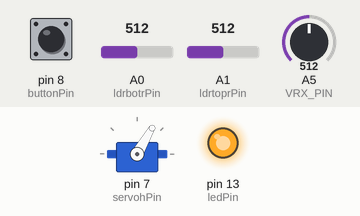
The sketch below on a simulated Arduino Uno, built with avr-gcc and run on an emulated ATmega328P. Shown: servo, output pins drawn as LEDs (lit = HIGH). The test bench sets the inputs (shaded band); at power-on: A1 (ldrtoprPin) = 512, A0 (ldrbotrPin) = 512, pin 8 (buttonPin) HIGH, A5 (VRX_PIN) = 512.

Above: at 1.7 s.
1.8 s: A1 (ldrtoprPin) set to 497
At 3.7 s:
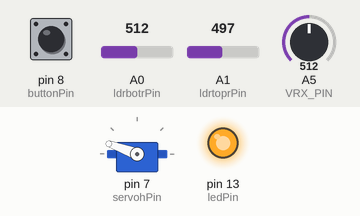
4.3 s: A0 (ldrbotrPin) set to 480
At 4.46 s:
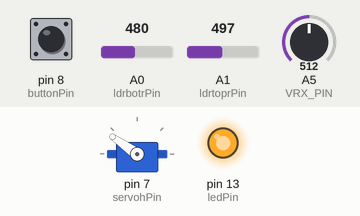
6.7 s: A0 (ldrbotrPin) set to 511
At 7.17 s:
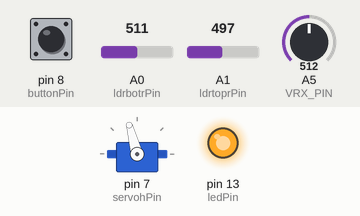
9.2 s: pin 8 (buttonPin) pulled LOW for 0.15 s
At 9.7 s:
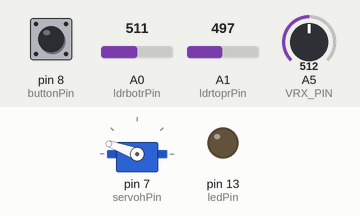
10.8 s: pin 8 (buttonPin) pulled LOW for 1 s
At 12.3 s:
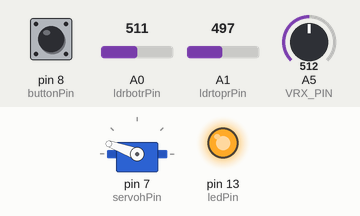
Timing chart, 0 to 13.8 s (numbered marks = the images above; inputs shaded):
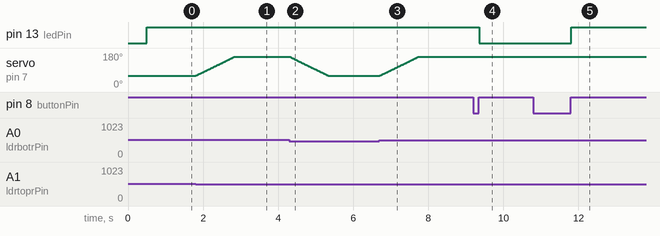

The sketch:

code.ino
```cpp
#include <Servo.h>

// DEFINE SERVO
Servo servohori;
const int servohPin = 7;
const int servohLimitHigh = 160;
const int servohLimitLow = 60;

// SET PINs
const int ldrtoprPin = A1;  // fotoresistenza destra
const int ldrbotrPin = A0;  // fotoresistenza sinistra
const int VRX_PIN = A5;     // joystick X axis
const int buttonPin = 8;
const int ledPin = 13;

// SET VARIABLES
int servoh = servohLimitLow;
int buttonState = 0;
int oldButtonState = 0;
int ledState = 0;

// SETUP
void setup() {
  pinMode(ledPin, OUTPUT);
  pinMode(buttonPin, INPUT_PULLUP);
  Serial.begin(9600);
  servohori.attach(servohPin);
  servohori.write(servoh);
  delay(500);
}

// LOOP
void loop() {
  // READ
  int left = analogRead(ldrtoprPin);
  int right = analogRead(ldrbotrPin);

  // Check button state
  buttonState = digitalRead(buttonPin);
  if (buttonState != oldButtonState && buttonState == 1) {
    ledState = 1 - ledState;
    digitalWrite(ledPin, ledState);
    delay(50);
  }
  oldButtonState = buttonState;

  if (ledState == 1) {  // Automatic control
    if (left < right) {
      servoh++;
      if (servoh > servohLimitHigh) {
        servoh = servohLimitHigh;
      }
    } else if (right < left) {
      servoh--;
      if (servoh < servohLimitLow) {
        servoh = servohLimitLow;
      }
    }
  } else if (ledState == 0) {  // Manual control
    int vrxValue = analogRead(VRX_PIN);
    if (506 < vrxValue && vrxValue < 519) {
      // Do nothing
    } else if (vrxValue < 505) {
      servoh--;
      if (servoh < servohLimitLow) {
        servoh = servohLimitLow;
      }
    } else if (vrxValue > 520) {
      servoh++;
      if (servoh > servohLimitHigh) {
        servoh = servohLimitHigh;
      }
    }
  }

  servohori.write(servoh);
  delay(10);
}
```

Measured:
- the behaviour switches between 512 and 511 on A1 (ldrtoprPin) (found by bisection; images 0 and 1)
- the behaviour switches between 497 and 496 on A0 (ldrbotrPin) (found by bisection; images 1 and 2)
- after the input at 1.8 s, servo on pin 7 (servohPin): moves from 60° to 160° over 1.0 s, starting at once
- after the input at 4.3 s, servo on pin 7 (servohPin): moves from 160° to 60° over 1.0 s, starting at once
- after the input at 6.7 s, servo on pin 7 (servohPin): moves from 60° to 160° over 1.0 s, starting at once
- after the input at 9.2 s, pin 13 (ledPin): HIGH → LOW after 0.16 s
- after the input at 10.8 s, pin 13 (ledPin): LOW → HIGH after 1.0 s
